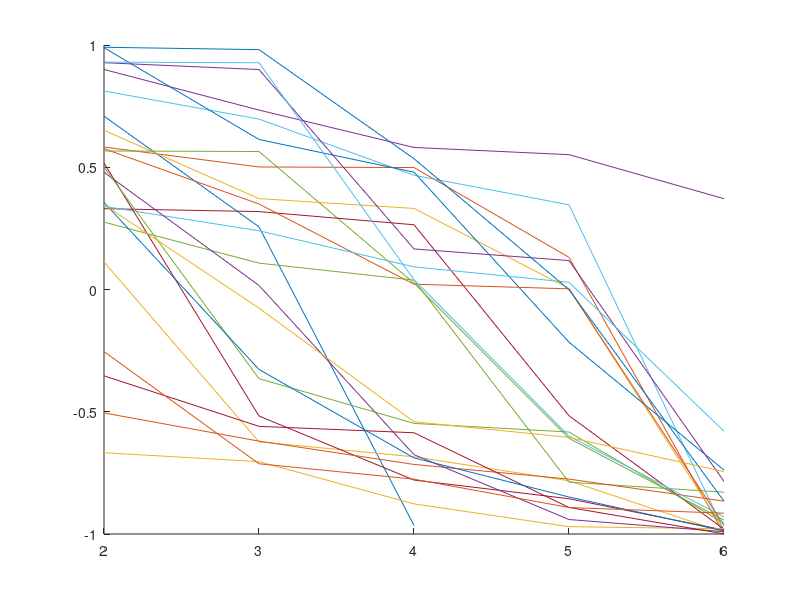

Reproduce this figure in MATLAB.
figure(1)
hold on

for f = 4:2:50
    p = zeros(f,f); % Set Permutation Matrix of size nxn
 
    %% assign values to permutation matrix based on the randomized indeces in rc
    % generate a diagonal matrix of random complex values with moduli 1 
    ar = zeros(1,f); %initial vector
    ar(1) = 1;
    %ar_unique = unique(perms(ar),'rows')
    ar_unique = eye(f,f);
    for i = 1:f
        for j = 1:f
            if ar_unique(i,j) == 1
                C = rand(1,1) + 1i*rand(1,1); % randomly generate complex numbers with moduli 1
                C_norm = C/abs(C);
                ar_unique(i,j) = C_norm;
            end
        end
    end
 
    % Pull two intergers: ex: 2 and 4
    % Swap column 2 with column 4 
    % Do process 1-20 number of times
    iterations = randi(f/2);
 
    for k = 1:iterations
        swap_col1 = randi(f);
        swap_col2 = randi(f);
        v = ar_unique(:, swap_col1);
        ar_unique(:, swap_col1) = ar_unique(:, swap_col2);
        ar_unique(:, swap_col2) = v;
    end
 
    % are all 1 so it is sorted from most positive to most negative
    ar_unique;
    eig_val = eigs(ar_unique);
    eig_val_sorted = flip(sortrows([real(eig_val) imag(eig_val)])*[1;1i]);
    second_largest = eig_val_sorted(2);
    index = find(eig_val == second_largest); %a = the index of the 2nd largest eigenvalue in the unsorted array
    large2_eig(1,f) = second_largest;
    %aN2(1,f) = large2_eig(1,f)./(f.^2)
    plot([2:length(eig_val_sorted)], eig_val_sorted(2:length(eig_val_sorted)))
end
hold off